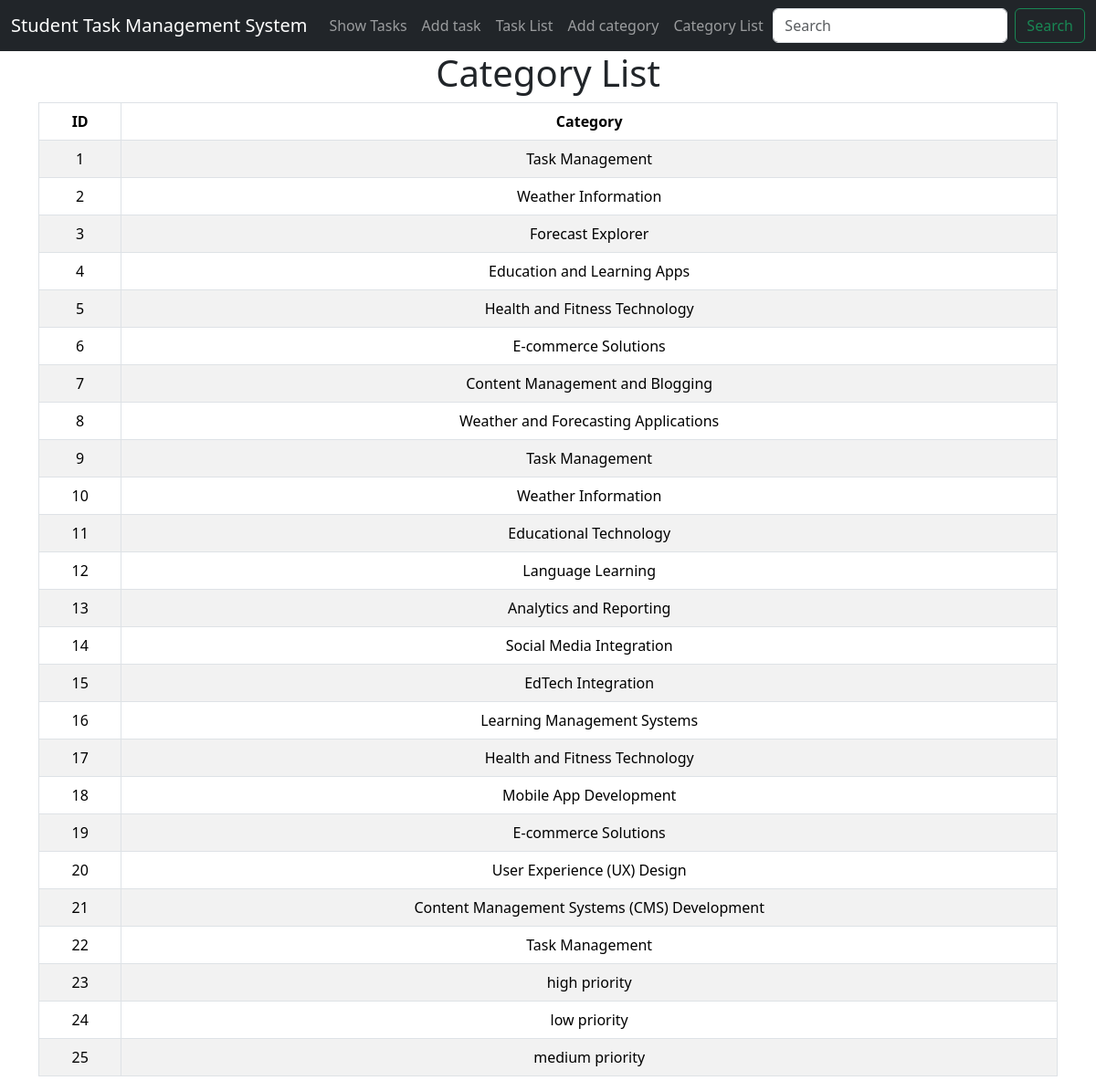
Page /categories/ on the committed database.
### categories/models.py (models this page shows)
class TaskCategory(models.Model):
    categoryName = models.CharField(max_length=255)
    tasks = models.ManyToManyField(TaskModel)
    def __str__(self):
        return self.categoryName

### categories/views.py (the view)
# urls.py: path('', views.category_list, name="category_list"),
def category_list(request):
    categories = models.TaskCategory.objects.all()
    print(categories)
    return render(request, 'category_list.html', {'categories': categories})

### categories/templates/category_list.html
{% extends 'base.html' %}
{% block content %}
<div class="container">
    <h1 class="text-center">Category List</h1>
    <table class="table table-striped table-bordered text-center">
        <thead class="thead-dark">
            <tr>
                <th scope="col">ID</th>
                <th scope="col">Category</th>
            </tr>
        </thead>
        <tbody>
            {% for category in categories %}
            <tr>
                <td class="text-center">{{ category.id }}</td>
                <td>{{ category.categoryName }}</td>
            </tr>
            {% endfor %}
        </tbody>
    </table>
</div>
{% endblock %}

### templates/base.html (shortened to what this page needs)
<!doctype html>
<html lang="en">
<head>
    <link href="https://cdn.jsdelivr.net/npm/bootstrap@5.3.2/dist/css/bootstrap.min.css" rel="stylesheet"
>
</head>
<body>
    <nav class="navbar navbar-expand-lg navbar-dark bg-dark">
        <div class="container-fluid">
            <a class="navbar-brand" href="{% url 'show_tasks' %}"> Student Task Management System</a>
            <div class="collapse navbar-collapse" id="navbarSupportedContent">
                <ul class="navbar-nav me-auto mb-2 mb-lg-0">
                    <li class="nav-item">
                        <a class="nav-link" aria-current="page" href="{% url 'show_tasks' %}">Show Tasks</a>
                    </li>
                    <li class="nav-item">
                        <a class="nav-link" aria-current="page" href="{% url 'add_task' %}">Add task</a>
                    </li>
                    <li class="nav-item">
                        <a class="nav-link" aria-current="page" href="{% url 'task_list' %}">Task List</a>
                    </li>
                    <li class="nav-item">
                        <a class="nav-link" aria-current="page" href="{% url 'add_category' %}">Add category</a>
                    </li>
                    <li class="nav-item">
                        <a class="nav-link" aria-current="page" href="{% url 'category_list' %}">Category List</a>
                    </li>
                </ul>
                <form class="d-flex" role="search">
                    <input class="form-control me-2" type="search" placeholder="Search" aria-label="Search">
                    <button class="btn btn-outline-success" type="submit">Search</button>
                </form>
            </div>
        </div>
    </nav>
    {% block content %}
    {% endblock %}
</body>
</html>

### rows in the picture
TaskCategory: id "1", categoryName "Task Management"
TaskCategory: id "2", categoryName "Weather Information"
TaskCategory: id "3", categoryName "Forecast Explorer"
TaskCategory: id "4", categoryName "Education and Learning Apps"
TaskCategory: id "5", categoryName "Health and Fitness Technology"
TaskCategory: id "6", categoryName "E-commerce Solutions"
TaskCategory: id "7", categoryName "Content Management and Blogging"
TaskCategory: id "8", categoryName "Weather and Forecasting Applications"
TaskCategory: id "9", categoryName "Task Management"
TaskCategory: id "10", categoryName "Weather Information"
TaskCategory: id "11", categoryName "Educational Technology"
TaskCategory: id "12", categoryName "Language Learning"
TaskCategory: id "13", categoryName "Analytics and Reporting"
TaskCategory: id "14", categoryName "Social Media Integration"
TaskCategory: id "15", categoryName "EdTech Integration"
TaskCategory: id "16", categoryName "Learning Management Systems"
TaskCategory: id "17", categoryName "Health and Fitness Technology"
TaskCategory: id "18", categoryName "Mobile App Development"
TaskCategory: id "19", categoryName "E-commerce Solutions"
TaskCategory: id "20", categoryName "User Experience (UX) Design"
TaskCategory: id "21", categoryName "Content Management Systems (CMS) Development"
TaskCategory: id "22", categoryName "Task Management"
TaskCategory: id "23", categoryName "high priority"
TaskCategory: id "24", categoryName "low priority"
TaskCategory: id "25", categoryName "medium priority"
